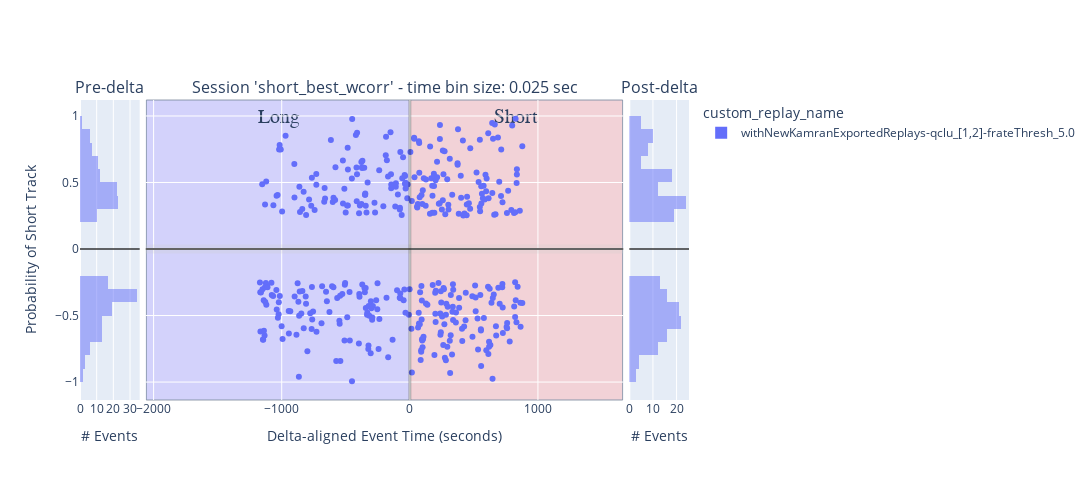

Notebook code cell kept with this figure:
### Code cell
histogram_bins = 25
num_sessions = 1

# concatenated_ripple_df = deepcopy(df)
## INPUTS: all_sessions_all_scores_ripple_df

# concatenated_ripple_df = deepcopy(concatenated_ripple_df)
# concatenated_ripple_df = deepcopy(all_sessions_ripple_df)

# concatenated_ripple_df = deepcopy(filtered_all_sessions_wcorr_ripple_df)

concatenated_ripple_df = deepcopy(filtered_all_sessions_all_scores_ripple_df)


# concatenated_ripple_df = deepcopy(all_sessions_all_scores_ripple_df)
# concatenated_ripple_df = concatenated_ripple_df[concatenated_ripple_df['custom_replay_name'] != ''] # non-custom
# concatenated_ripple_df = deepcopy(filtered_all_sessions_all_scores_ripple_df)

# concatenated_ripple_df = deepcopy(all_sessions_ripple_time_bin_df)
# concatenated_ripple_df = deepcopy(all_sessions_all_scores_ripple_df)
# concatenated_ripple_df = deepcopy(single_time_bin_size_all_sessions_ripple_df)
display(concatenated_ripple_df)
# ['longest_sequence_length_ratio_diff', 'direction_change_bin_ratio_diff', 'congruent_dir_bins_ratio_diff', 'total_congruent_direction_change_diff']


# variable_name = 'P_Long'
# variable_name = 'P_Short' # Shows expected effect - short-only replay prior to delta and then split replays post-delta
variable_name = 'short_best_wcorr'
# variable_name = 'long_best_pf_peak_x_pearsonr'
# variable_name = 'long_best_jump'
# variable_name = 'wcorr_abs_diff'
# variable_name = 'pearsonr_abs_diff'
# variable_name = 'direction_change_bin_ratio_diff'
# variable_name = 'longest_sequence_length_ratio_diff'
# variable_name = 'long_best_longest_sequence_length_ratio'
# variable_name = 'long_best_congruent_dir_bins_ratio'
# variable_name = 'congruent_dir_bins_ratio_diff'
# variable_name = 'total_congruent_direction_change_diff'
# variable_name = 'long_best_congruent_dir_bins_ratio'
# variable_name = 'long_best_direction_change_bin_ratio'
# variable_name = 'long_best_congruent_dir_bins_ratio'
# 'color':'is_user_annotated_epoch'
# 'color': 'is_user_annotated_epoch', 


concatenated_ripple_df = concatenated_ripple_df[concatenated_ripple_df[variable_name].abs() > 0.25]

# y_baseline_level: float = 0.5 # for P(short), etc
y_baseline_level: float = 0.0 # for wcorr, etc

# px_scatter_kwargs = {'x': 'delta_aligned_start_t', 'y': variable_name, 'color':"is_user_annotated_epoch", 'title': f"'{variable_name}'"} # , 'color': 'time_bin_size', 'range_y': [-1.0, 1.0], 'labels': {'session_name': 'Session', 'time_bin_size': 'tbin_size', 'is_user_annotated_epoch':'user_sel'}
px_scatter_kwargs = {'x': 'delta_aligned_start_t', 'y': variable_name, 'title': f"'{variable_name}'"} # , 'color': 'time_bin_size', 'range_y': [-1.0, 1.0], 'labels': {'session_name': 'Session', 'time_bin_size': 'tbin_size', 'is_user_annotated_epoch':'user_sel'}
# px_scatter_kwargs.pop('color')


# hist_kwargs = dict(color="time_bin_size")
hist_kwargs = dict(color="is_user_annotated_epoch") # , histnorm='probability density'
hist_kwargs.pop('color')

px_scatter_kwargs['color'] = 'custom_replay_name'
hist_kwargs['color'] = 'custom_replay_name'


new_fig_ripples, new_fig_ripples_context = plotly_pre_post_delta_scatter(data_results_df=concatenated_ripple_df, out_scatter_fig=None, histogram_bins=histogram_bins,
                        px_scatter_kwargs=px_scatter_kwargs, histogram_variable_name=variable_name, hist_kwargs=hist_kwargs, forced_range_y=None,
                        time_delta_tuple=(earliest_delta_aligned_t_start, 0.0, latest_delta_aligned_t_end), legend_title_text=None, is_dark_mode=is_dark_mode)

new_fig_ripples = new_fig_ripples.update_layout(fig_size_kwargs)
_extras_output_dict = {}
if is_dark_mode:
    _extras_output_dict["y_mid_line"] = new_fig_ripples.add_hline(y=y_baseline_level, line=dict(color="rgba(0.8,0.8,0.8,.75)", width=2), row='all', col='all')
else:
    _extras_output_dict["y_mid_line"] = new_fig_ripples.add_hline(y=y_baseline_level, line=dict(color="rgba(0.2,0.2,0.2,.75)", width=2), row='all', col='all')

# # Update layout to add a title to the legend
# new_fig_ripples.update_layout(
#     legend_title_text='Is User Selected'  # Add a title to the legend
# )

# fig_to_clipboard(new_fig_ripples, **fig_size_kwargs)
new_fig_ripples_context = new_fig_ripples_context.adding_context_if_missing(num_sessions=num_sessions, plot_type='scatter+hist', comparison='pre-post-delta', variable_name=variable_name)
figure_out_paths = save_plotly(a_fig=new_fig_ripples, a_fig_context=new_fig_ripples_context)
new_fig_ripples

### Figure 1 — Plotly figure (JSON) as saved in the notebook; plotly's stock layout.template omitted (floating-point values rounded to 4 significant figures; data arrays with more than 128 entries replaced by an {"elided": "..."} marker saying what was removed)
{"data": [{"alignmentgroup": "True", "bingroup": "y", "hovertemplate": "custom_replay_name=withNewKamranExportedReplays-qclu_[1,2]-frateThresh_5.0<br>count=%{x}<br>short_best_wcorr=%{y}<extra></extra>", "legendgroup": "withNewKamranExportedReplays-qclu_[1,2]-frateThresh_5.0", "marker": {"color": "#636efa", "opacity": 0.5, "pattern": {"shape": ""}}, "name": "withNewKamranExportedReplays-qclu_[1,2]-frateThresh_5.0", "nbinsy": 25, "offsetgroup": "withNewKamranExportedReplays-qclu_[1,2]-frateThresh_5.0", "orientation": "h", "showlegend": true, "type": "histogram", "xaxis": "x", "y": {"elided": "199 float values"}, "yaxis": "y"}, {"hovertemplate": "custom_replay_name=withNewKamranExportedReplays-qclu_[1,2]-frateThresh_5.0<br>delta_aligned_start_t=%{x}<br>short_best_wcorr=%{y}<extra></extra>", "legendgroup": "withNewKamranExportedReplays-qclu_[1,2]-frateThresh_5.0", "marker": {"color": "#636efa", "symbol": "circle"}, "mode": "markers", "name": "withNewKamranExportedReplays-qclu_[1,2]-frateThresh_5.0", "orientation": "v", "showlegend": false, "type": "scatter", "x": {"elided": "407 float values"}, "xaxis": "x2", "y": {"elided": "407 float values"}, "yaxis": "y2"}, {"alignmentgroup": "True", "bingroup": "y", "hovertemplate": "custom_replay_name=withNewKamranExportedReplays-qclu_[1,2]-frateThresh_5.0<br>count=%{x}<br>short_best_wcorr=%{y}<extra></extra>", "legendgroup": "withNewKamranExportedReplays-qclu_[1,2]-frateThresh_5.0", "marker": {"color": "#636efa", "opacity": 0.5, "pattern": {"shape": ""}}, "name": "withNewKamranExportedReplays-qclu_[1,2]-frateThresh_5.0", "nbinsy": 25, "offsetgroup": "withNewKamranExportedReplays-qclu_[1,2]-frateThresh_5.0", "orientation": "h", "showlegend": false, "type": "histogram", "xaxis": "x3", "y": {"elided": "208 float values"}, "yaxis": "y3"}], "layout": {"annotations": [{"font": {"size": 16}, "showarrow": false, "text": "Pre-delta", "x": 0.049, "xanchor": "center", "xref": "paper", "y": 1, "yanchor": "bottom", "yref": "paper"}, {"font": {"size": 16}, "showarrow": false, "text": "Session 'short_best_wcorr' - time bin size: 0.025 sec", "x": 0.5, "xanchor": "center", "xref": "paper", "y": 1, "yanchor": "bottom", "yref": "paper"}, {"font": {"size": 16}, "showarrow": false, "text": "Post-delta", "x": 0.951, "xanchor": "center", "xref": "paper", "y": 1, "yanchor": "bottom", "yref": "paper"}], "barmode": "overlay", "height": 480, "legend": {"title": {"text": "custom_replay_name"}}, "shapes": [{"line": {"color": "rgba(0.8,0.8,0.8,.25)", "width": 9}, "type": "line", "x0": 0, "x1": 1, "xref": "x2 domain", "y0": 0, "y1": 0, "yref": "y2"}, {"line": {"color": "rgba(1,1,1,.25)", "width": 3}, "type": "line", "x0": 0, "x1": 0, "xref": "x2", "y0": 0, "y1": 1, "yref": "y2 domain"}, {"fillcolor": "#c2b8ff", "label": {"font": {"family": "Times New Roman", "size": 20}, "text": "Long", "textposition": "top center"}, "layer": "below", "line": {"width": 1}, "opacity": 0.5, "type": "rect", "x0": -2057.0, "x1": 0, "xref": "x2", "y0": 0, "y1": 1, "yref": "y2 domain"}, {"fillcolor": "#ffb8b8", "label": {"font": {"family": "Times New Roman", "size": 20}, "text": "Short", "textposition": "top center"}, "layer": "below", "line": {"width": 1}, "opacity": 0.5, "type": "rect", "x0": 0, "x1": 1662.0, "xref": "x2", "y0": 0, "y1": 1, "yref": "y2 domain"}, {"line": {"color": "rgba(0.2,0.2,0.2,.75)", "width": 2}, "type": "line", "x0": 0, "x1": 1, "xref": "x domain", "y0": 0, "y1": 0, "yref": "y"}, {"line": {"color": "rgba(0.2,0.2,0.2,.75)", "width": 2}, "type": "line", "x0": 0, "x1": 1, "xref": "x2 domain", "y0": 0, "y1": 0, "yref": "y2"}, {"line": {"color": "rgba(0.2,0.2,0.2,.75)", "width": 2}, "type": "line", "x0": 0, "x1": 1, "xref": "x3 domain", "y0": 0, "y1": 0, "yref": "y3"}], "width": 1920, "xaxis": {"anchor": "y", "domain": [0, 0.098], "title": {"text": "# Events"}}, "xaxis2": {"anchor": "y2", "domain": [0.108, 0.892], "title": {"text": "Delta-aligned Event Time (seconds)"}}, "xaxis3": {"anchor": "y3", "domain": [0.902, 1], "title": {"text": "# Events"}}, "yaxis": {"anchor": "x", "domain": [0, 1], "title": {"text": "Probability of Short Track"}}, "yaxis2": {"anchor": "x2", "domain": [0, 1], "matches": "y", "showticklabels": false}, "yaxis3": {"anchor": "x3", "domain": [0, 1], "matches": "y", "showticklabels": false}}}
